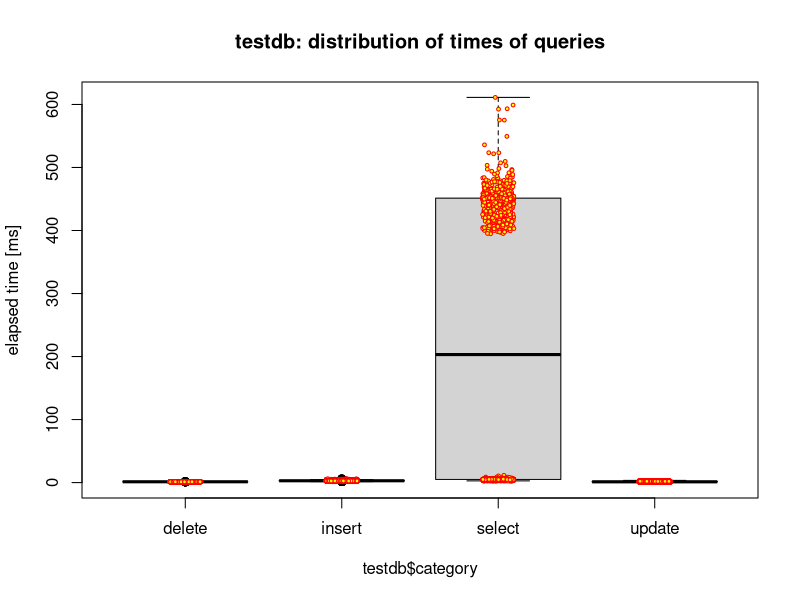
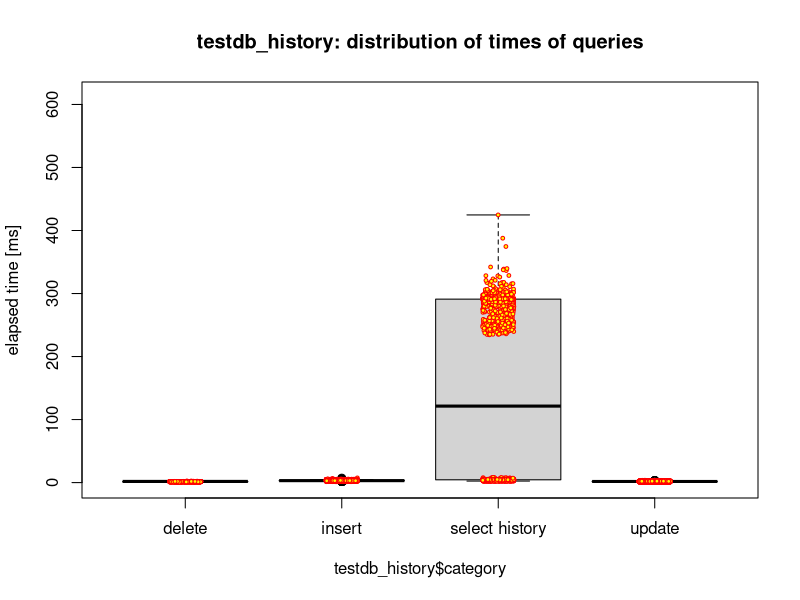
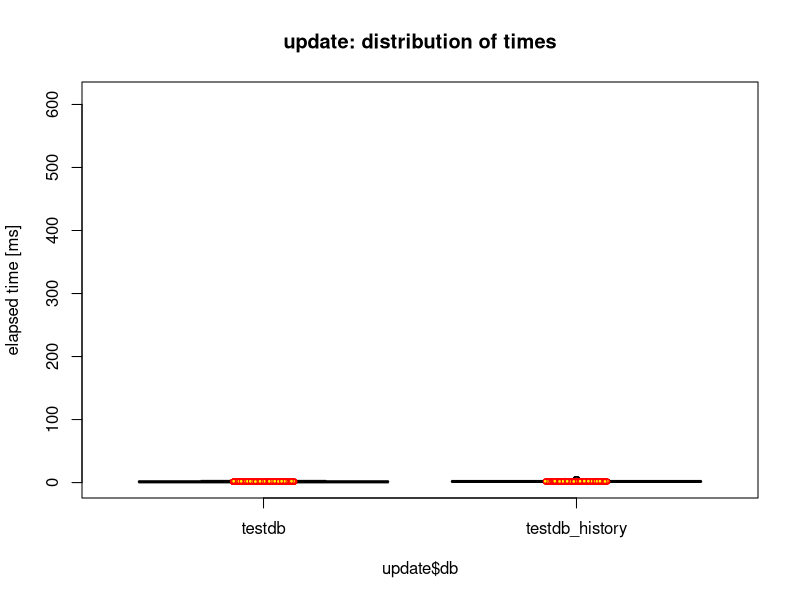
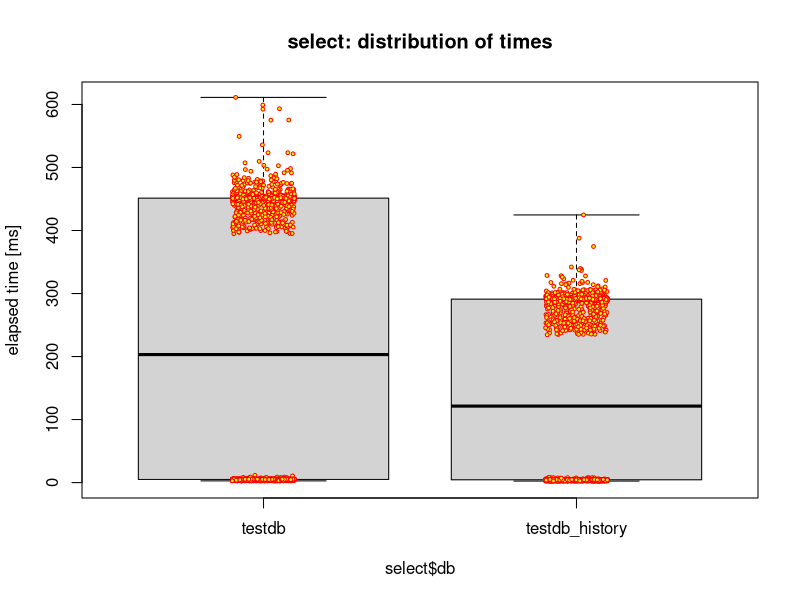
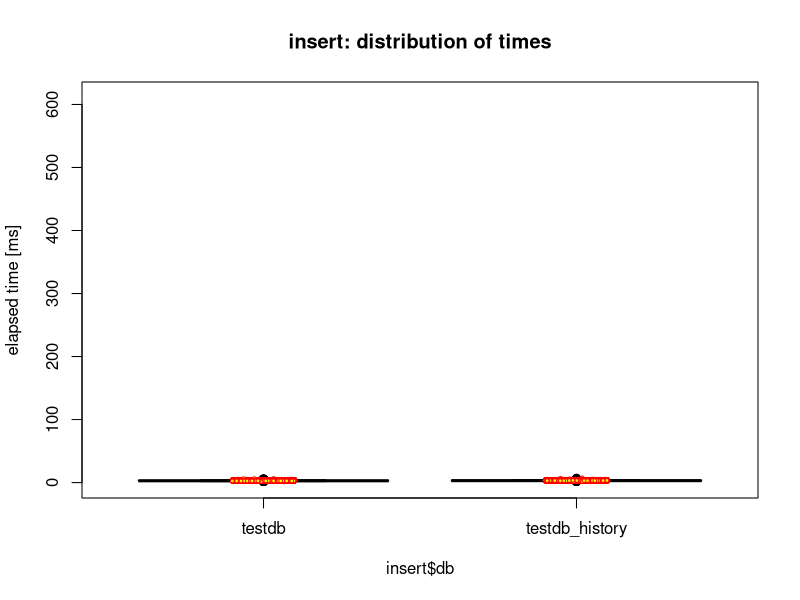
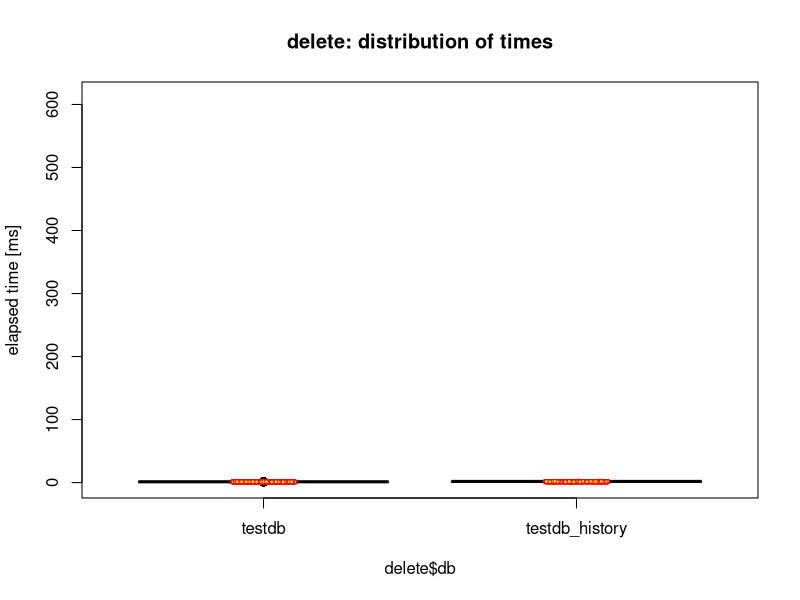
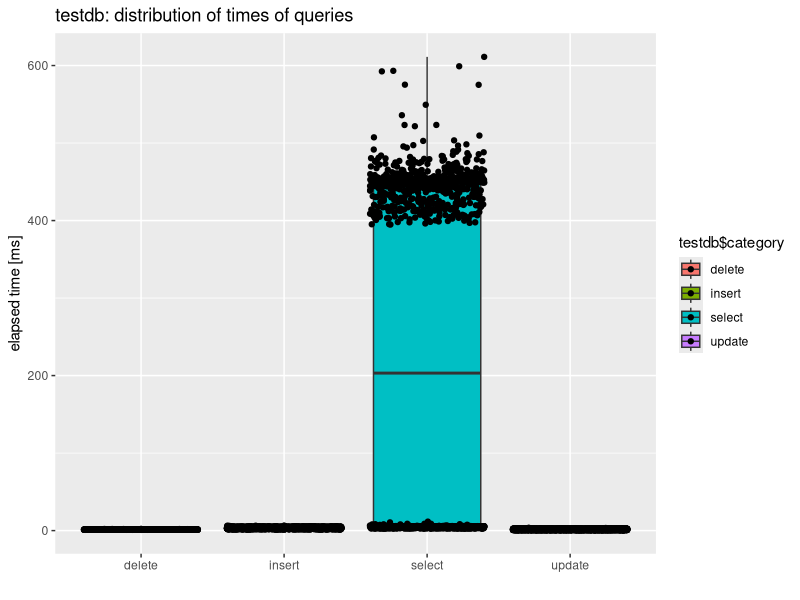
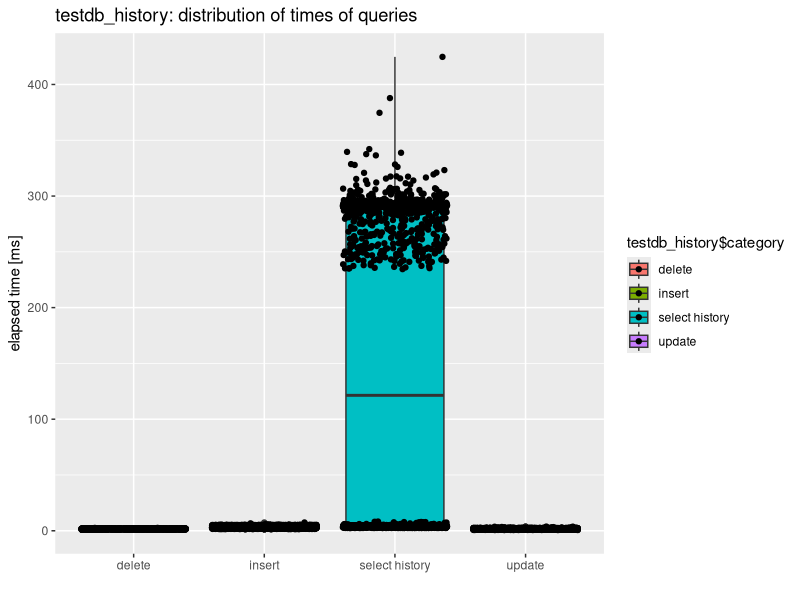

Here is the R script that generated these plots, in order:
library("ggplot2")
setwd("C:/Users/windows_sucks/temporal_databases/testdb_tests/testdb_test_results")

test <- read.csv (file = "test_results_1000.csv", header = FALSE, sep = ",", dec = ".")
str(test)
table <- data.frame (db=test$V1, category=test$V2, query=test$V3, iteration=test$V4, time=test$V5)
table

# by db
testdb <- table[table$db == "testdb", ]
testdb_history <- table[table$db == "testdb_history" & !grepl("thsh_", table$query), ]
# by select
testdb_select <- testdb[testdb$category == "select", ]
mean (testdb_select$time)
testdb_history_select <- testdb_history[ grepl("ts_", testdb_history$query), ]
mean (testdb_history_select$time)

select <- table[ grepl("ts_", table$query), ]
# by select history
testdb_history_select_history <- testdb_history[ grepl("thsh_", testdb_history$query), ]
mean (testdb_history_select$time)
# by insert
testdb_insert <- testdb[testdb$category == "insert", ]
mean (testdb_insert$time)
testdb_history_insert <- testdb_history[testdb_history$category == "insert", ]
mean (testdb_history_insert$time)

insert <- table[table$category == "insert", ]
# by update
testdb_update <- testdb[testdb$category == "update", ]
mean (testdb_update$time)
testdb_history_update <- testdb_history[testdb_history$category == "update", ]
mean (testdb_history_update$time)

update <- table[table$category == "update", ]
# by delete
testdb_delete <- testdb[testdb$category == "delete", ]
mean (testdb_delete$time)
testdb_history_delete <- testdb_history[testdb_history$category == "delete", ]
mean (testdb_history_delete$time)

delete <- table[table$category == "delete", ]
# nrow() je rovnaky

# avg
mean (testdb$time)
mean (testdb_history$time)
mean (table[table$db == "testdb_history", ]$time)
# rozpyl a smerodatna odchylka
rozptyl <- mean (testdb$time^2) - mean (testdb$time)^2
rozptyl
rozptyl_history <- mean (testdb_history$time^2) - mean (testdb_history$time)^2
rozptyl_history
smerodatna_odchylka <- sqrt (rozptyl)
smerodatna_odchylka
smerodatna_odchylka_history <- sqrt (rozptyl_history)
smerodatna_odchylka_history
#median
median(testdb$time)
median(testdb_history$time)


# elapsed time over query categories
boxplot(testdb$time ~ testdb$category, ylab='elapsed time [ms]', ylim = c(0, max(table$time)), main = "testdb: distribution of times of queries")
stripchart (testdb$time ~ testdb$category, vertical = TRUE, method = "jitter", pch = 21, col = "red", bg = "yellow", cex = 0.5, add = TRUE)

boxplot(testdb_history$time ~ testdb_history$category, ylab='elapsed time [ms]', ylim = c(0, max(table$time)), main = "testdb_history: distribution of times of queries")
stripchart (testdb_history$time ~ testdb_history$category, vertical = TRUE, method = "jitter", pch = 21, col = "red", bg = "yellow", cex = 0.5, add = TRUE)

# elapsed time over updates
boxplot(update$time ~ update$db, ylab='elapsed time [ms]', ylim = c(0, max(table$time)), main = "update: distribution of times")
stripchart (update$time ~ update$db, vertical = TRUE, method = "jitter", pch = 21, col = "red", bg = "yellow", cex = 0.5, add = TRUE)

# elapsed time over selects
boxplot(select$time ~ select$db, ylab='elapsed time [ms]', ylim = c(0, max(table$time)), main = "select: distribution of times")
stripchart (select$time ~ select$db, vertical = TRUE, method = "jitter", pch = 21, col = "red", bg = "yellow", cex = 0.5, add = TRUE)

# elapsed time over inserts
boxplot(insert$time ~ insert$db, ylab='elapsed time [ms]', ylim = c(0, max(table$time)), main = "insert: distribution of times")
stripchart (insert$time ~ insert$db, vertical = TRUE, method = "jitter", pch = 21, col = "red", bg = "yellow", cex = 0.5, add = TRUE)

# elapsed time over deletes
boxplot(delete$time ~ delete$db, ylab='elapsed time [ms]', ylim = c(0, max(table$time)), main = "delete: distribution of times")
stripchart (delete$time ~ delete$db, vertical = TRUE, method = "jitter", pch = 21, col = "red", bg = "yellow", cex = 0.5, add = TRUE)

########################################################################################################
# krajsie boxploty
qplot(testdb$category, testdb$time, data=testdb, geom=c("boxplot", "jitter"), 
      fill=testdb$category, main="testdb: distribution of times of queries",
      xlab="", ylab="elapsed time [ms]")

qplot(testdb_history$category, testdb_history$time, data=testdb_history, geom=c("boxplot", "jitter"), 
      fill=testdb_history$category, main="testdb_history: distribution of times of queries",
      xlab="", ylab="elapsed time [ms]")

# elapsed time over updates
qplot(update$db, update$time, data = update, ylab='elapsed time [ms]', main = "update: distribution of times", 
      geom=c("boxplot", "jitter"), fill=update$db)

# elapsed time over selects
qplot(select$db, select$time, data = select, ylab='elapsed time [ms]', main = "select: distribution of times", 
      geom=c("boxplot", "jitter"), fill=select$db)

# elapsed time over inserts
qplot(insert$db, insert$time, data = insert, ylab='elapsed time [ms]', main = "insert: distribution of times", 
      geom=c("boxplot", "jitter"), fill=insert$db)

# elapsed time over deletes
qplot(delete$db, delete$time, data = delete, ylab='elapsed time [ms]', main = "delete: distribution of times", 
      geom=c("boxplot", "jitter"), fill=delete$db)


# farebne histogramy

ggplot(data=testdb, aes(testdb$time)) + 
  geom_histogram( breaks=seq(min(table$time), max(table$time), by =0.5), 
                 col="red", 
                 aes(fill=..count..)) +
  scale_fill_gradient("Count", low = "green", high = "red")

ggplot(data=testdb_history, aes(testdb_history$time)) + 
  geom_histogram( breaks=seq(min(table$time), max(table$time), by =0.5), 
                  col="red", 
                  aes(fill=..count..)) +
  scale_fill_gradient("Count", low = "green", high = "red")

# histogramy s rovnakou y osou
n <- 3000

ggplot(data=testdb, aes(testdb$time)) + 
  geom_histogram(breaks=seq(min(table$time), max(table$time), by = 0.5), 
                 col="red", 
                 aes(fill=..count..), 
                 alpha = 1) + 
  scale_fill_gradient("Count", low = "green", high = "red") +
  labs(title="Histogram for testdb") +
  labs(x="time", y="Count") + 
  xlim(c(0,max(table$time))) +
  ylim(c(0,n))

ggplot(data=testdb_history, aes(testdb_history$time)) + 
  geom_histogram(breaks=seq(min(table$time), max(table$time), by = 0.5), 
                 col="red", 
                 aes(fill=..count..), 
                 alpha = 1) + 
  scale_fill_gradient("Count", low = "green", high = "red") +
  labs(title="Histogram for testdb_history") +
  labs(x="time", y="Count") + 
  xlim(c(0,max(table$time))) +
  ylim(c(0,n))

